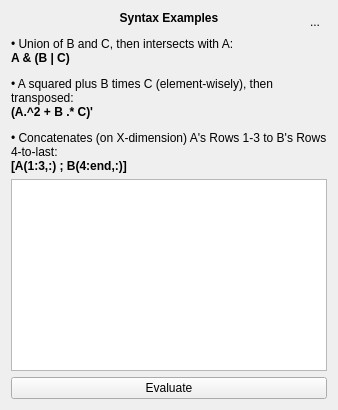
     <widget class="QWidget" name="MathTab">
      <attribute name="title">
       <string>Math</string>
      </attribute>
      <layout class="QGridLayout" name="gridLayout_5">
       <item row="3" column="0" colspan="2">
        <widget class="QPlainTextEdit" name="MathFormula"/>
       </item>
       <item row="0" column="1">
        <widget class="QToolButton" name="MathHelpIcon">
         <property name="text">
          <string>...</string>
         </property>
         <property name="icon">
          <iconset>
           <normaloff>icons/help.png</normaloff>icons/help.png</iconset>
         </property>
         <property name="autoRaise">
          <bool>true</bool>
         </property>
        </widget>
       </item>
       <item row="0" column="0" rowspan="3" colspan="2">
        <widget class="QLabel" name="MathExampleLabel">
         <property name="font">
          <font>
           <kerning>true</kerning>
          </font>
         </property>
         <property name="text">
          <string>&lt;html&gt;&lt;head/&gt;&lt;body&gt;&lt;p align="center"&gt;&lt;span style=" font-weight:700;"&gt;Syntax Examples&lt;/span&gt;&lt;/p&gt;&lt;p&gt;• Union of B and C, then intersects with A:&lt;br/&gt;&lt;span style=" font-family:'Consolas'; font-weight:700;"&gt;A &amp;amp; (B | C)&lt;/span&gt;&lt;/p&gt;&lt;p&gt;• A squared plus B times C (element-wisely), then transposed: &lt;br/&gt;&lt;span style=" font-family:'Consolas'; font-weight:700;"&gt;(A.^2 + B .* C)'&lt;/span&gt;&lt;/p&gt;&lt;p&gt;• Concatenates (on X-dimension) A's Rows 1-3 to B's Rows 4-to-last: &lt;br/&gt;&lt;span style=" font-family:'Consolas'; font-weight:700;"&gt;[A(1:3,:) ; B(4:end,:)]&lt;/span&gt;&lt;/p&gt;&lt;/body&gt;&lt;/html&gt;</string>
         </property>
         <property name="textFormat">
          <enum>Qt::RichText</enum>
         </property>
         <property name="scaledContents">
          <bool>false</bool>
         </property>
         <property name="wordWrap">
          <bool>true</bool>
         </property>
         <property name="margin">
          <number>0</number>
         </property>
         <property name="indent">
          <number>-1</number>
         </property>
        </widget>
       </item>
       <item row="4" column="0" colspan="2">
        <widget class="QPushButton" name="MathEval">
         <property name="text">
          <string>Evaluate</string>
         </property>
        </widget>
       </item>
      </layout>
     </widget>
